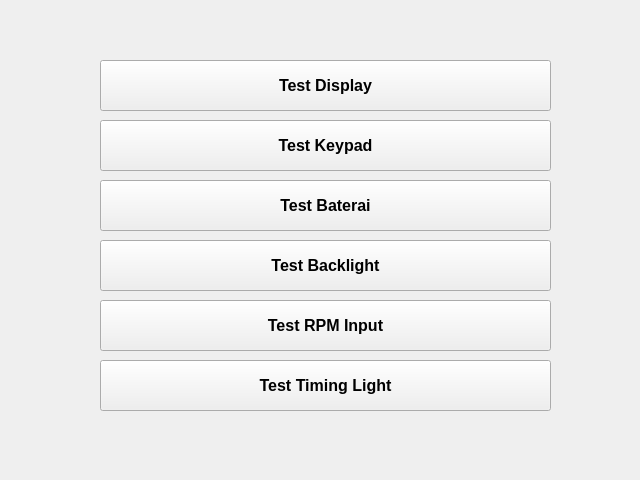
<?xml version="1.0" encoding="UTF-8"?>
<ui version="4.0">
 <class>halizatester2</class>
 <widget class="QMainWindow" name="halizatester2">
  <property name="geometry">
   <rect>
    <x>0</x>
    <y>0</y>
    <width>640</width>
    <height>480</height>
   </rect>
  </property>
  <property name="focusPolicy">
   <enum>Qt::NoFocus</enum>
  </property>
  <property name="windowTitle">
   <string>halizatester2</string>
  </property>
  <widget class="QWidget" name="centralWidget">
   <widget class="QPushButton" name="displaytest">
    <property name="geometry">
     <rect>
      <x>100</x>
      <y>60</y>
      <width>451</width>
      <height>51</height>
     </rect>
    </property>
    <property name="font">
     <font>
      <pointsize>12</pointsize>
      <weight>75</weight>
      <bold>true</bold>
     </font>
    </property>
    <property name="focusPolicy">
     <enum>Qt::NoFocus</enum>
    </property>
    <property name="text">
     <string>Test Display</string>
    </property>
   </widget>
   <widget class="QPushButton" name="keypadtest">
    <property name="geometry">
     <rect>
      <x>100</x>
      <y>120</y>
      <width>451</width>
      <height>51</height>
     </rect>
    </property>
    <property name="font">
     <font>
      <pointsize>12</pointsize>
      <weight>75</weight>
      <bold>true</bold>
     </font>
    </property>
    <property name="focusPolicy">
     <enum>Qt::NoFocus</enum>
    </property>
    <property name="text">
     <string>Test Keypad</string>
    </property>
   </widget>
   <widget class="QPushButton" name="bateraitest">
    <property name="geometry">
     <rect>
      <x>100</x>
      <y>180</y>
      <width>451</width>
      <height>51</height>
     </rect>
    </property>
    <property name="font">
     <font>
      <pointsize>12</pointsize>
      <weight>75</weight>
      <bold>true</bold>
     </font>
    </property>
    <property name="focusPolicy">
     <enum>Qt::NoFocus</enum>
    </property>
    <property name="text">
     <string>Test Baterai</string>
    </property>
   </widget>
   <widget class="QPushButton" name="backlighttest">
    <property name="geometry">
     <rect>
      <x>100</x>
      <y>240</y>
      <width>451</width>
      <height>51</height>
     </rect>
    </property>
    <property name="font">
     <font>
      <pointsize>12</pointsize>
      <weight>75</weight>
      <bold>true</bold>
     </font>
    </property>
    <property name="focusPolicy">
     <enum>Qt::NoFocus</enum>
    </property>
    <property name="text">
     <string>Test Backlight</string>
    </property>
   </widget>
   <widget class="QPushButton" name="rpmtest">
    <property name="geometry">
     <rect>
      <x>100</x>
      <y>300</y>
      <width>451</width>
      <height>51</height>
     </rect>
    </property>
    <property name="font">
     <font>
      <pointsize>12</pointsize>
      <weight>75</weight>
      <bold>true</bold>
     </font>
    </property>
    <property name="focusPolicy">
     <enum>Qt::NoFocus</enum>
    </property>
    <property name="text">
     <string>Test RPM Input</string>
    </property>
   </widget>
   <widget class="QPushButton" name="timlighttest">
    <property name="geometry">
     <rect>
      <x>100</x>
      <y>360</y>
      <width>451</width>
      <height>51</height>
     </rect>
    </property>
    <property name="font">
     <font>
      <pointsize>12</pointsize>
      <weight>75</weight>
      <bold>true</bold>
     </font>
    </property>
    <property name="focusPolicy">
     <enum>Qt::NoFocus</enum>
    </property>
    <property name="text">
     <string>Test Timing Light</string>
    </property>
   </widget>
  </widget>
 </widget>
 <layoutdefault spacing="6" margin="11"/>
 <resources/>
 <connections/>
</ui>
